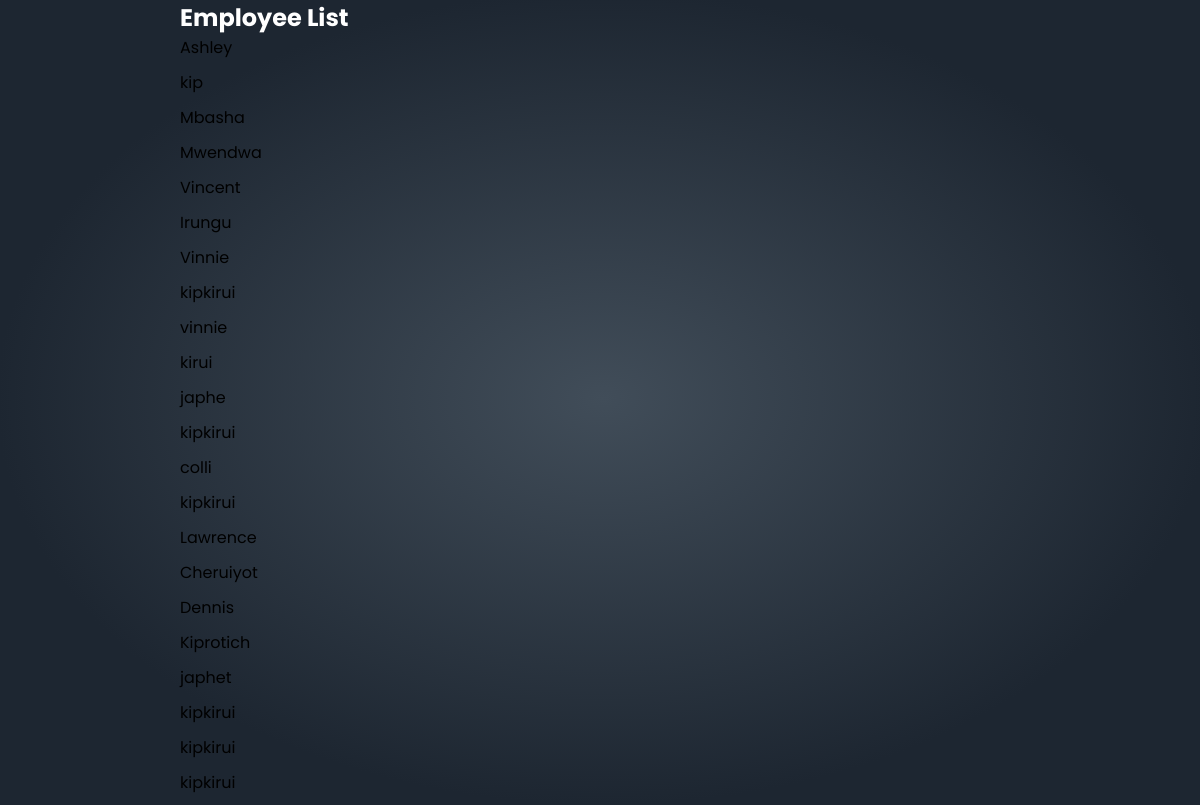
/employee_list, run on an earlier commit of the app's database.
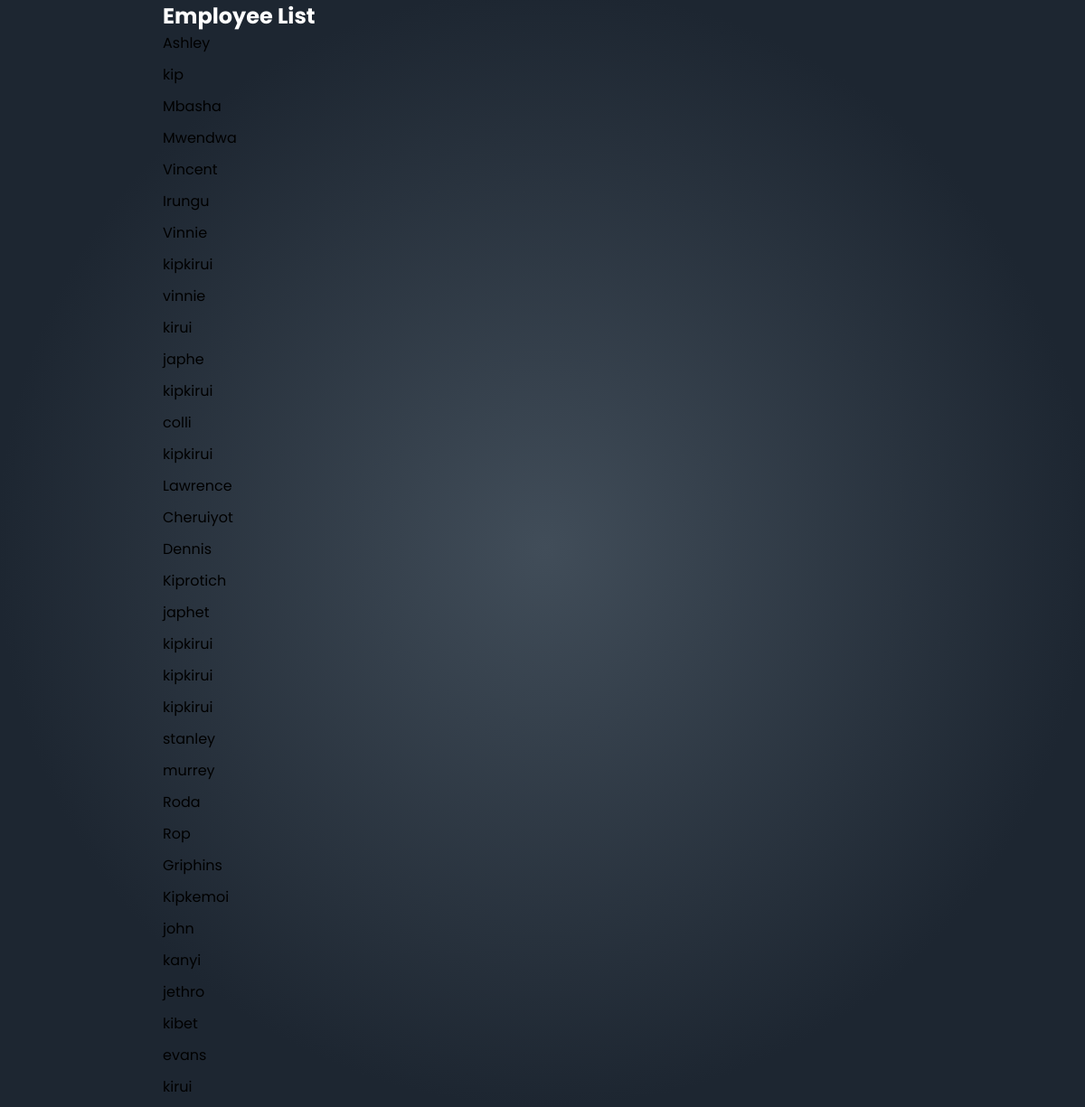
And on a later commit of the database.
### Employee/models.py (models this page shows, shortened)
class Employee(models.Model):
    employee_id = models.AutoField(primary_key=True)
    firstname = models.CharField(max_length=100)
    lastname = models.CharField(max_length=100)
    email  = models.EmailField(max_length=100, default='')
    username = models.CharField(max_length=255, unique=True, default='employee')
    phonenumber = models.IntegerField()
    role = models.CharField(max_length=100)
    temporary_password = models.CharField(max_length=100)
    leave_days = models.IntegerField(default=30)

### Employee/views.py (the view)
# urls.py: path('employee_list',views.employee_list, name = 'employee_list'),
def employee_list(request):
    employees = Employee.objects.all()
    return render(request, 'Employee/partials/employee_list.html', {'employees': employees})

### templates/Employee/partials/employee_list.html (shortened to what this page needs)
{% load static %}
<!DOCTYPE html>
<html>
<head>
    {% load static %}
<link rel="stylesheet" type="text/css" href="{% static 'Employee/css/style.css' %}">
{% load static %}
	<link rel="stylesheet" type="text/css" href="css/style.css">
	<link rel="stylesheet" href="https://cdn.jsdelivr.net/npm/boxicons@latest/css/boxicons.min.css">
	<link rel="stylesheet" href="https://unpkg.com/boxicons@latest/css/boxicons.min.css">
</head>
<body>
	<section class="home">
<h1>Employee List</h1>
    <ul>
        {% for employee in employees %}
          <li>{{ employee.firstname }}</li>
		  <li>{{ employee.lastname }}</li>
        {% endfor %}
      </ul>
</section>
</body>
</html>

### static/Employee/css/style.css (style rules this page uses)
* { padding: 0; margin: 0; box-sizing: border-box; font-family: 'Poppins', sans-serif; text-decoration: none; list-style: none; }
:root { --bg-color: #101113; --text-color: #fff; --main-color: #34e7f8; --other-color: #fcfcfc; --h1-font: 6rem; --p-font: 1rem; }
body { background: radial-gradient(50.53% 50.53% at 50.23% 49.47%, #414d59 0%, #1d2631 100%); color: var(--text-color); }
section { padding: 0 15%; }
ul { list-style: none; color: #000; }
ul li { margin-bottom: 10px; }

What changed in the data, as far as the page shows it:
added Employee: firstname "stanley", lastname "murrey"
added Employee: firstname "Roda", lastname "Rop"
added Employee: firstname "Griphins", lastname "Kipkemoi"
added Employee: firstname "john", lastname "kanyi"
added Employee: firstname "jethro", lastname "kibet"
added Employee: firstname "evans", lastname "kirui"
